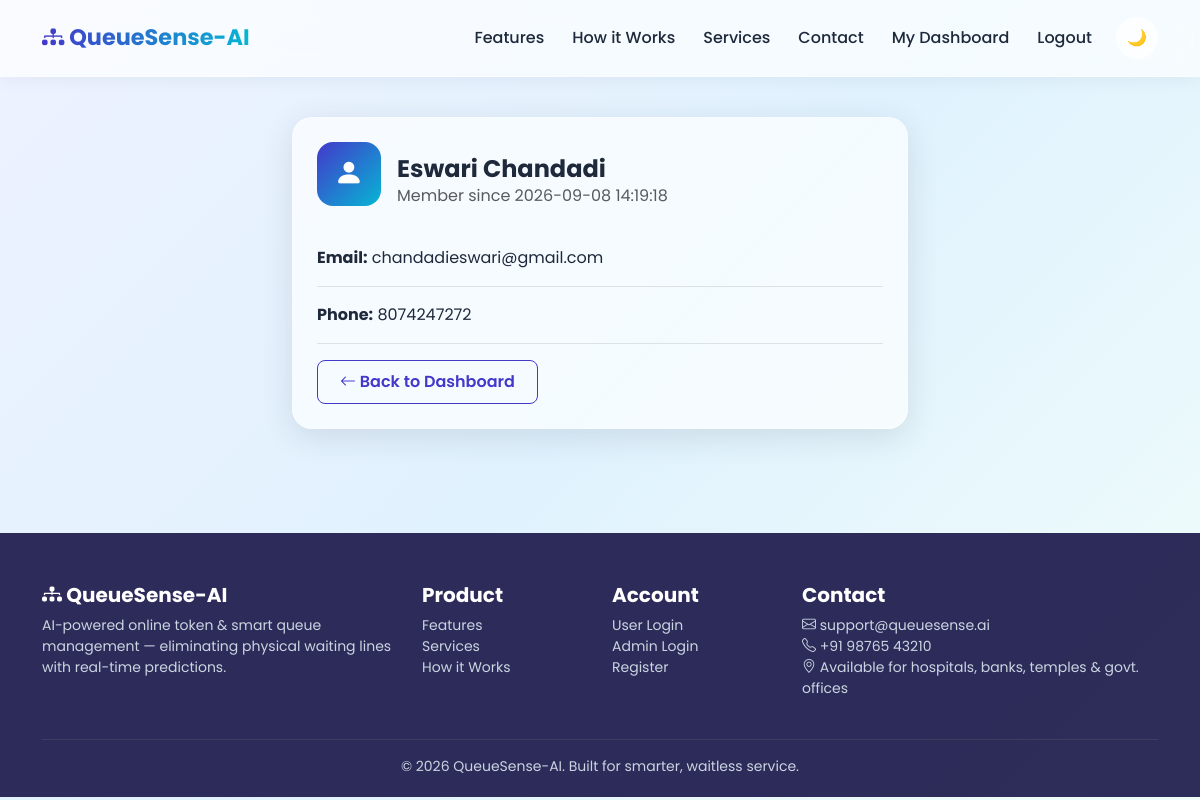
/user/profile (signed in), run on the app's committed database.
### tables this page shows
CREATE TABLE users (
    id INTEGER PRIMARY KEY AUTOINCREMENT,
    full_name TEXT NOT NULL,
    email TEXT UNIQUE NOT NULL,
    phone TEXT NOT NULL,
    password_hash TEXT NOT NULL,
    created_at TEXT NOT NULL DEFAULT (datetime('now'))
);

### app.py (the view)
@user_bp.route("/profile")
@login_required
def profile():
    user = db.execute_one("SELECT * FROM users WHERE id = ?", (session["user_id"],))
    return render_template("profile.html", user=user)

### app.py (called while the page is built)
def login_required(f):
    @wraps(f)
    def wrapper(*args, **kwargs):
        if "user_id" not in session:
            flash("Please log in to continue.", "warning")
            return redirect(url_for("auth.login"))
        return f(*args, **kwargs)
    return wrapper

### database.py (called while the page is built)
    def get_connection(self) -> sqlite3.Connection:
        conn = sqlite3.connect(self.db_path, timeout=10)
        conn.row_factory = sqlite3.Row
        conn.execute("PRAGMA foreign_keys = ON")
        return conn

    @contextmanager
    def cursor(self, commit: bool = False):
        conn = self.get_connection()
        cur = conn.cursor()
        try:
            yield cur
            if commit:
                conn.commit()
        except Exception:
            conn.rollback()
            logger.exception("Database operation failed, transaction rolled back")
            raise
        finally:
            conn.close()

    def execute_one(self, query: str, params: tuple = ()):
        with self.cursor() as cur:
            cur.execute(query, params)
            return cur.fetchone()

### templates/profile.html (shortened to what this page needs)
{% extends "base.html" %}
{% block content %}
<div class="container py-4" style="max-width: 640px;">
  <div class="glass-card p-4">
    <div class="d-flex align-items-center gap-3 mb-4">
      <div class="qs-feature-icon" style="width:64px;height:64px;font-size:1.8rem;">
        <i class="bi bi-person-fill"></i>
      </div>
      <div>
        <h4 class="fw-bold mb-0">{{ user.full_name }}</h4>
        <p class="text-muted mb-0">Member since {{ user.created_at }}</p>
      </div>
    </div>
    <ul class="list-unstyled">
      <li class="mb-3 pb-3 border-bottom"><strong>Email:</strong> {{ user.email }}</li>
      <li class="mb-3 pb-3 border-bottom"><strong>Phone:</strong> {{ user.phone }}</li>
    </ul>
    <a href="{{ url_for('user.dashboard') }}" class="btn btn-qs-outline"><i class="bi bi-arrow-left"></i> Back to Dashboard</a>
  </div>
</div>
{% endblock %}

### static/css/style.css (style rules this page uses)
:root { --qs-primary: #4338CA; --qs-primary-light: #6366F1; --qs-accent: #06B6D4; --qs-success: #10B981; --qs-warning: #F59E0B; --qs-danger: #EF4444; --qs-bg-gradient: linear-gradient(135deg, #EEF2FF 0%, #E0F2FE 50%, #F0FDFA 100%); --qs-card-bg: rgba(255, 255, 255, 0.65); --qs-card-border: rgba(255, 255, 255, 0.35); --qs-text-main: #1E293B; --qs-text-muted: #64748B; --qs-sidebar-bg: rgba(30, 27, 75, 0.92); --qs-shadow: 0 8px 32px rgba(31, 41, 55, 0.12); --qs-radius-lg: 20px; --qs-radius-md: 14px; --qs-radius-sm: 8px; --qs-font: 'Poppins', 'Segoe UI', system-ui, -apple-system, sans-serif; }
* { box-sizing: border-box; }
html, body { min-height: 100vh; font-family: var(--qs-font); background: var(--qs-bg-gradient); color: var(--qs-text-main); transition: background 0.4s ease, color 0.4s ease; }
a { text-decoration: none; }
.glass-card { background: var(--qs-card-bg); border: 1px solid var(--qs-card-border); border-radius: var(--qs-radius-lg); box-shadow: var(--qs-shadow); backdrop-filter: blur(18px); -webkit-backdrop-filter: blur(18px); transition: transform 0.25s ease, box-shadow 0.25s ease; }
.btn-qs-outline { background: transparent; border: 1.5px solid var(--qs-primary); color: var(--qs-primary); border-radius: var(--qs-radius-sm); padding: 9px 22px; font-weight: 600; transition: all 0.2s ease; }
.qs-feature-icon { width: 56px; height: 56px; border-radius: 16px; display: flex; align-items: center; justify-content: center; font-size: 1.5rem; background: linear-gradient(135deg, var(--qs-primary), var(--qs-accent)); color: #fff; margin-bottom: 16px; }

### data on the page
users: full_name "Eswari Chandadi", created_at "2026-09-08 14:19:18", email "chandadieswari@gmail.com", phone "8074247272"
